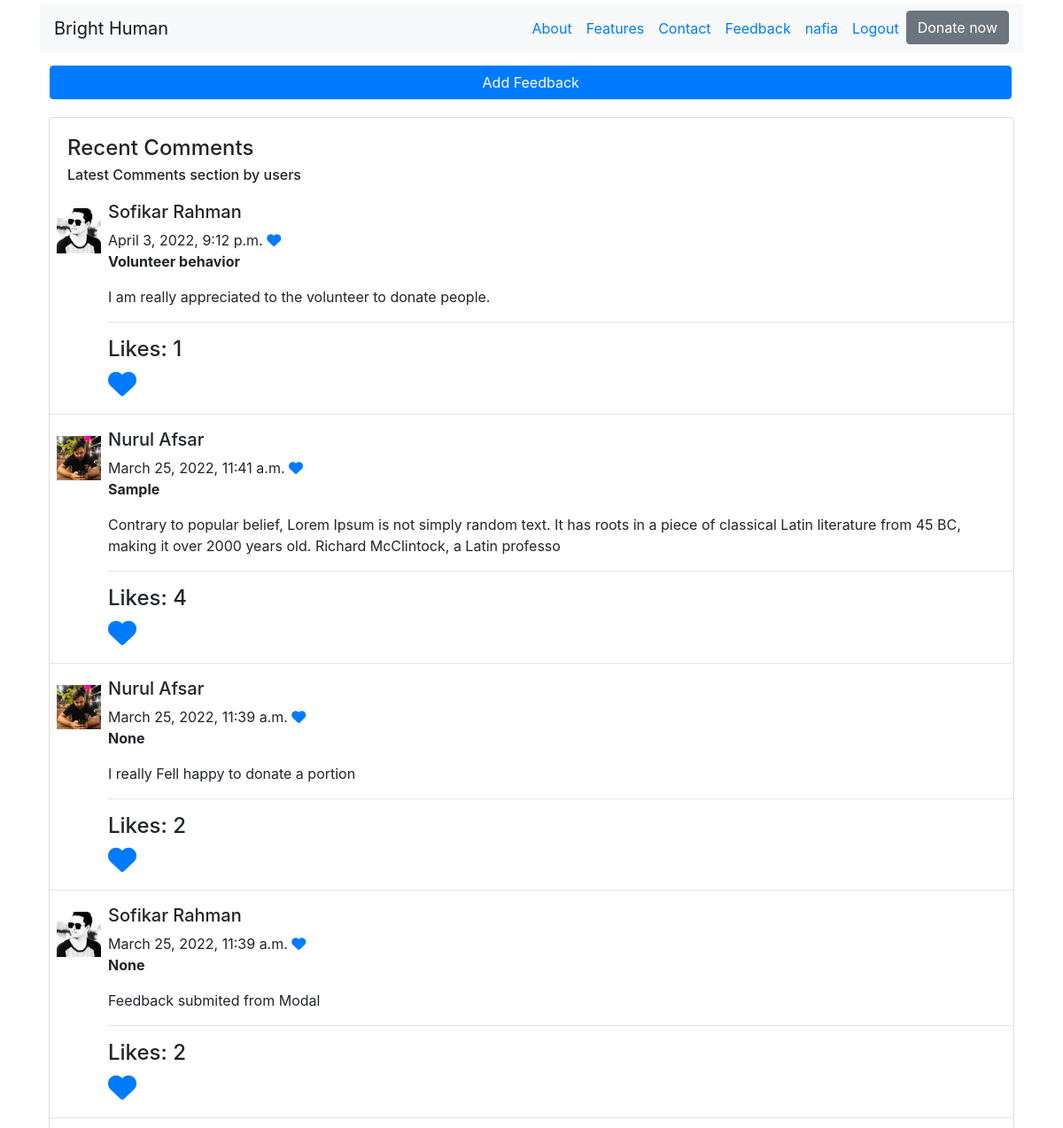
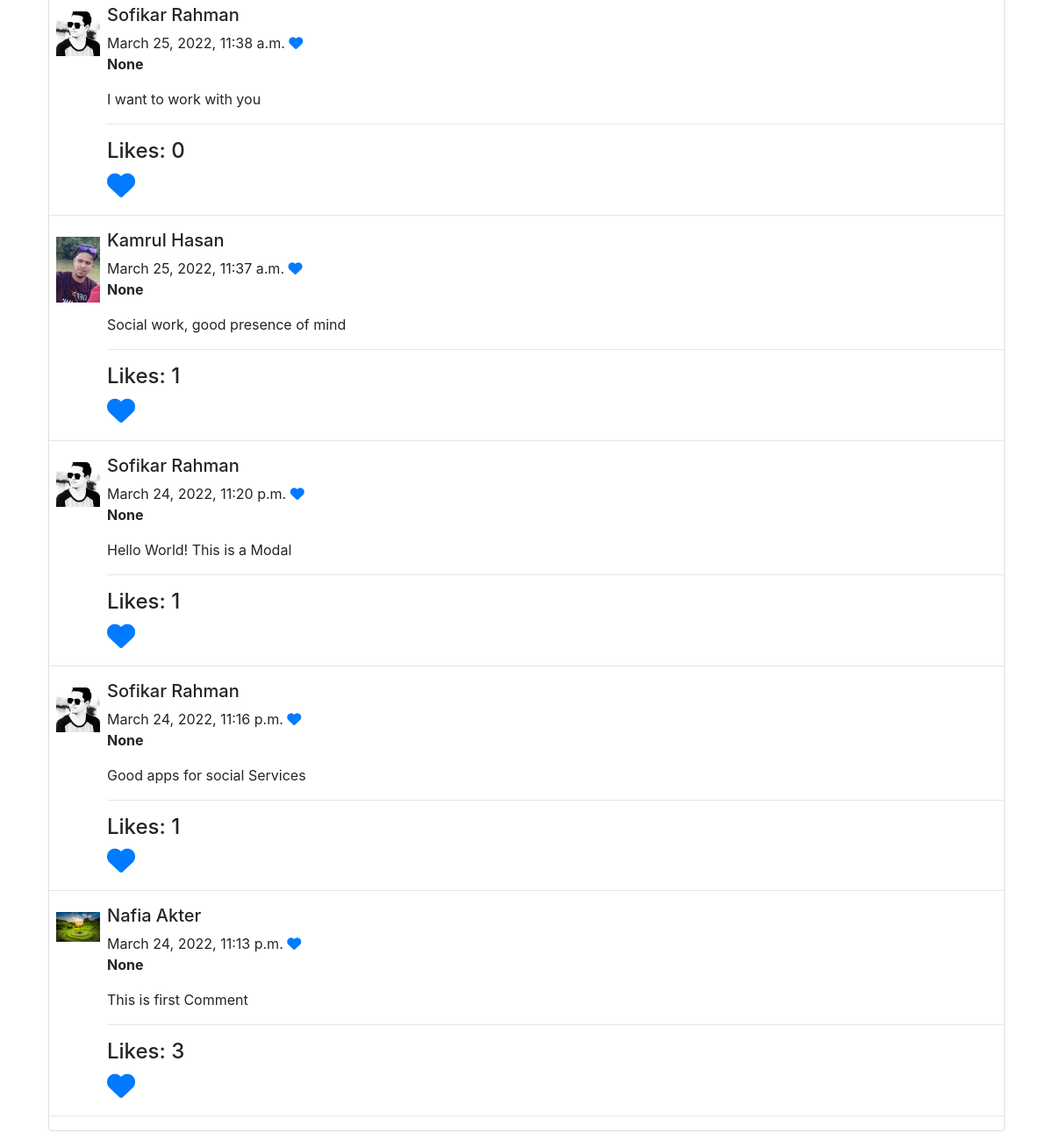
The app's page /feedback/ (signed in) with its own data (2 pictures, top to bottom).
### AppFeedback/models.py (models this page shows, shortened)
class Feedback(models.Model):
    user = models.ForeignKey(User,on_delete=models.CASCADE)
    feedbackTopic = models.CharField(max_length=50,blank=True,null=True)
    feedback = models.TextField(max_length=200)
    feedbackDate = models.DateTimeField(auto_now_add=True)
    updateDate = models.DateTimeField(auto_now=True)
    class Meta:
        ordering = ('-feedbackDate',)

### Accounts/models.py (models this page shows, shortened)
class Profile(models.Model):
    profile = models.OneToOneField(User,on_delete=models.CASCADE,related_name='profile')
    uType = (
        (1,'Donor'),
        (2,'Volunteer'),
        (3,'Staff')
    )
    userType = models.IntegerField(choices=uType)
    phoneNo = models.CharField(max_length=15)
    nationalId = models.CharField(max_length=20)
    divison = models.ForeignKey(Division,on_delete=models.CASCADE)
    district = models.ForeignKey(District,on_delete=models.CASCADE)
    address = models.TextField(max_length=200)
    profile_pic = models.ImageField(upload_to = 'profile',blank=True)
    verified = models.BooleanField(default=False)
    signupTime = models.DateTimeField(auto_now_add=True)
    updateTime = models.DateTimeField(auto_now=True)

### AppFeedback/views.py (the view, shortened to what this page needs)
# urls.py: path('',views.feedback,name='feedback'),
@login_required
def feedback(request):
    feedbacks = Feedback.objects.all()
    feedback_form = FeedbackForm()
    diction = {'title':'User Feedback','feedback_form':feedback_form,'feedbacks':feedbacks}
    return render(request,'Feedback/feedback.html',context = diction)

### templates/Feedback/feedback.html (shortened to what this page needs)
{% extends 'base.html' %}
{% load crispy_forms_tags %}
{% block bodyblock %}
<div class="row">
  <div class="col-lg-12 ml-3"><button type="button" class="btn btn-primary" data-toggle="modal"
      data-target="#exampleModalCenter" style="width: 97%;">
      Add Feedback
    </button></div>
</div>
<div class="container d-flex justify-content-center mt-100 mb-100">
  <div class="row">
    <div class="col-md-12">
      <div class="card">
        <div class="card-body">
          <h4 class="card-title">Recent Comments</h4>
          <h6 class="card-subtitle">Latest Comments section by users</h6>
        </div>
        {% for feedback in feedbacks %}
        <div class="comment-widgets m-b-20">
          <div class="d-flex flex-row comment-row">
            <div class="p-2"><span class="round"><img src="/media/{{feedback.user.profile.profile_pic}}" alt="user"
                  width="50"></span></div>
            <div class="comment-text w-100">
              <h5>{{feedback.user.first_name}} {{feedback.user.last_name}}</h5>
              <div class="comment-footer"> <span class="date">{{feedback.feedbackDate}}</span>  <span class="action-icons"> <a href="#" data-abc="true"><i
                      class="fa fa-heart"></i></a> </span> </div>
              <p class="m-b-5 m-t-10"><strong>{{feedback.feedbackTopic}}</strong></p>
              <p class="m-b-5 m-t-10">{{feedback.feedback|linebreaks}}</p>
              <hr>
              <h4>Likes: {{feedback.like_feedback.all.count}}</h4>
              <a href="{% url 'appFeedback:like' pk=feedback.pk %}">
                <i class="fa-solid fa fa-heart fa-2x"></i>
              </a>
            </div>
          </div>
        </div>
        <hr>
        {% endfor %}
      </div>
    </div>
  </div>
</div>
{% endblock %}

### templates/base.html (shortened to what this page needs)
<!DOCTYPE html>
{% load static %}
<html lang="en">
<head>
  <link rel="stylesheet" href="https://cdn.jsdelivr.net/npm/bootstrap@4.6.1/dist/css/bootstrap.min.css">
  <link rel="stylesheet" href="https://stackpath.bootstrapcdn.com/bootstrap/4.3.1/css/bootstrap.min.css"
>
  <link rel="stylesheet" href="https://cdnjs.cloudflare.com/ajax/libs/font-awesome/6.1.1/css/all.min.css"
 />
  <link rel="stylesheet" href="{% static 'css/main.css' %}">
</head>
<body>
  <div class="container pt-1">
    <nav class="navbar navbar-expand-lg navbar-light bg-light">
      <a class="navbar-brand" href="{% url 'home' %}">Bright Human</a>
      <div class="collapse navbar-collapse" id="navbarNav">
        <ul class="navbar-nav ms-auto mb-2 mb-lg-0 ml-auto ">
          <li class="nav-item ">
            <a class="nav-link text-primary" href="#">About</a>
          </li>
          <li class="nav-item">
            <a class="nav-link text-primary" href="#">Features</a>
          </li>
          <li class="nav-item">
            <a class="nav-link text-primary" href="#">Contact</a>
          </li>
          {% if user.is_authenticated %}
          <li class="nav-item">
            <a class="nav-link text-primary " href="{% url 'appFeedback:feedback' %}">Feedback</a>
          </li>
          <li class="nav-item">
            <a class="nav-link text-primary" href="{% url 'accounts:userProfile' %}">{{user.username}}</a>
          </li>
          <li class="nav-item">
            <a class="nav-link text-primary" href="{% url 'accounts:userLogout' %}">Logout</a>
          </li>
          {% endif %}
          <li class="nav-item ">
            <a href="{% url 'appDonation:donation' %}"><button type="button" class=" text-white btn btn-secondary" href="#">Donate now</button></a>
          </li>
          </ul>
      </div>
  </div>
  <div class="container pt-1">
    {% block bodyblock %}
    {% endblock %}
  </div>
</body>
</html>

### static/css/main.css (style rules this page uses)
* { margin: 0; padding: 0; }
[class*="col-"] { float: left; padding: 10px; }

### records on screen
Feedback: user.profile.profile_pic (picture), user.first_name "Sofikar", user.last_name "Rahman", feedbackDate "April 3, 2022, 9:12 p.m.", feedbackTopic "Volunteer behavior", feedback "I am really appreciated to the volunteer to donate people.", like_feedback.all.count "1"
Feedback: user.profile.profile_pic (picture), user.first_name "Nurul", user.last_name "Afsar", feedbackDate "March 25, 2022, 11:41 a.m.", feedbackTopic "Sample", feedback "Contrary to popular belief, Lorem Ipsum is not simply random text. It has roots in a piece of classical Latin literature from 45 BC, making it over 2000 years old. Richard McClintock, a Latin professo", like_feedback.all.count "4"
Feedback: user.profile.profile_pic (picture), user.first_name "Nurul", user.last_name "Afsar", feedbackDate "March 25, 2022, 11:39 a.m.", feedbackTopic "None", feedback "I really Fell happy to donate a portion", like_feedback.all.count "2"
Feedback: user.profile.profile_pic (picture), user.first_name "Sofikar", user.last_name "Rahman", feedbackDate "March 25, 2022, 11:39 a.m.", feedbackTopic "None", feedback "Feedback submited from Modal", like_feedback.all.count "2"
Feedback: user.profile.profile_pic (picture), user.first_name "Sofikar", user.last_name "Rahman", feedbackDate "March 25, 2022, 11:38 a.m.", feedbackTopic "None", feedback "I want to work with you", like_feedback.all.count "0"
Feedback: user.profile.profile_pic (picture), user.first_name "Kamrul", user.last_name "Hasan", feedbackDate "March 25, 2022, 11:37 a.m.", feedbackTopic "None", feedback "Social work, good presence of mind", like_feedback.all.count "1"
Feedback: user.profile.profile_pic (picture), user.first_name "Sofikar", user.last_name "Rahman", feedbackDate "March 24, 2022, 11:20 p.m.", feedbackTopic "None", feedback "Hello World! This is a Modal", like_feedback.all.count "1"
Feedback: user.profile.profile_pic (picture), user.first_name "Sofikar", user.last_name "Rahman", feedbackDate "March 24, 2022, 11:16 p.m.", feedbackTopic "None", feedback "Good apps for social Services", like_feedback.all.count "1"
Feedback: user.profile.profile_pic (picture), user.first_name "Nafia", user.last_name "Akter", feedbackDate "March 24, 2022, 11:13 p.m.", feedbackTopic "None", feedback "This is first Comment", like_feedback.all.count "3"

### other values on screen
{{ user.username }} "nafia"
